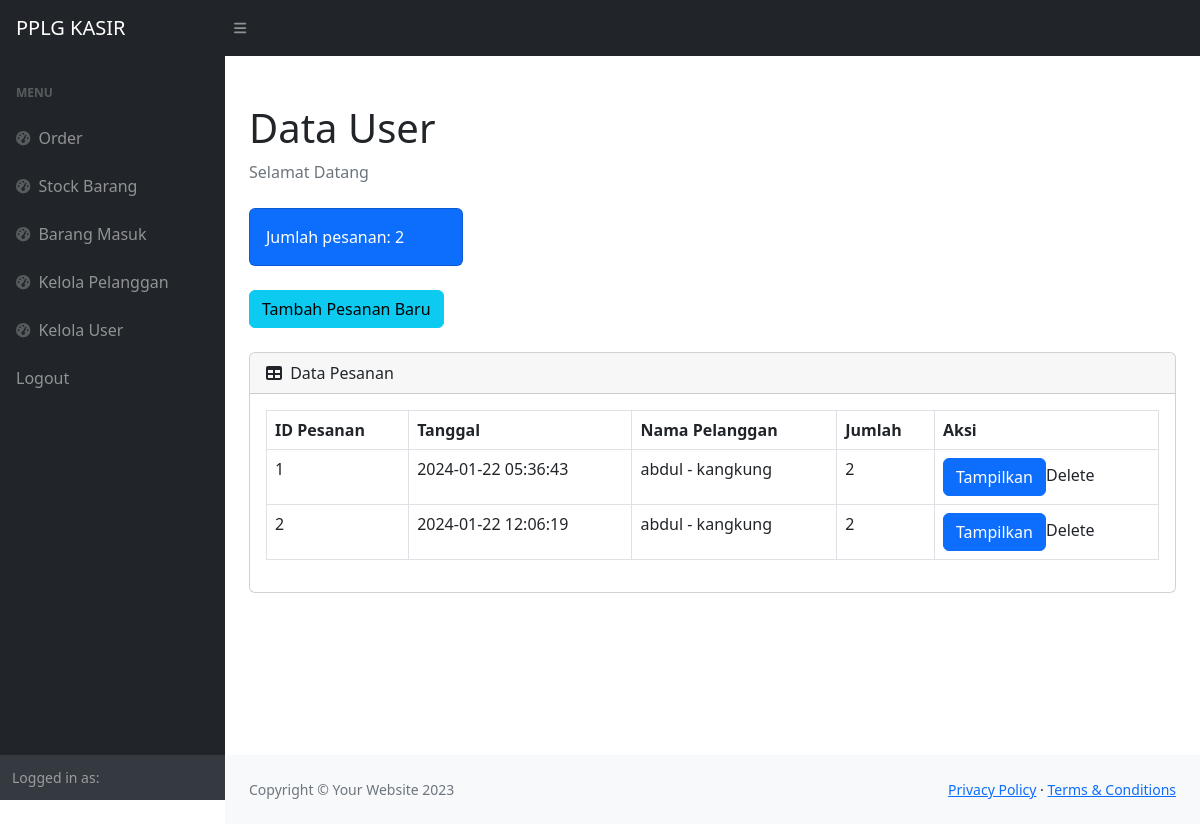
The page /user.php (signed in) on the database its author committed.
### tables this page shows
CREATE TABLE `penjualan` (
  `PenjualanID` int(11) NOT NULL,
  `TanggalPenjualan` timestamp NOT NULL DEFAULT current_timestamp() ON UPDATE current_timestamp(),
  `TotalHarga` decimal(10,2) NOT NULL,
  `PelangganID` int(11) NOT NULL
);

CREATE TABLE `pelanggan` (
  `PelangganID` int(11) NOT NULL,
  `NamaPelanggan` varchar(50) NOT NULL,
  `Alamat` text NOT NULL,
  `NomorTelepon` int(11) NOT NULL
);

### user.php (the view, shortened to what this page needs)
<?php
require 'ceklogin.php';
$h1 = mysqli_query($c, "select * from penjualan");
$h2 = mysqli_num_rows($h1);
?>
<!DOCTYPE html>
<html lang="en">
<head>
    <link href="https://cdn.jsdelivr.net/npm/simple-datatables@7.1.2/dist/style.min.css" rel="stylesheet" />
    <link href="css/styles.css" rel="stylesheet" />
</head>
<body class="sb-nav-fixed">
    <nav class="sb-topnav navbar navbar-expand navbar-dark bg-dark">
        <a class="navbar-brand ps-3" href="index.php">PPLG KASIR</a>
        <button class="btn btn-link btn-sm order-1 order-lg-0 me-4 me-lg-0" id="sidebarToggle" href="#!"><i class="fas fa-bars"></i></button>
    </nav>
    <div id="layoutSidenav">
        <div id="layoutSidenav_nav">
            <nav class="sb-sidenav accordion sb-sidenav-dark" id="sidenavAccordion">
                <div class="sb-sidenav-menu">
                    <div class="nav">
                    <?php
                       include 'sidebar.php'
                    ?>
            </nav>
        </div>
        <div id="layoutSidenav_content">
            <main>
                <div class="container-fluid px-4">
                    <h1 class="mt-4">Data User</h1>
                    <ol class="breadcrumb mb-4">
                        <li class="breadcrumb-item active">Selamat Datang</li>
                    </ol>
                    <div class="row">
                        <div class="col-xl-3 col-md-6">
                            <div class="card bg-primary text-white mb-4">
                                <div class="card-body">Jumlah pesanan: <?=$h2;?></div>
                            </div>
                        </div>
                    </div>
                    <button type="button" class="btn btn-info mb-4" data-bs-toggle="modal" data-bs-target="#myModal">
                        Tambah Pesanan Baru
                    </button>
                    <div class="card mb-4">
                        <div class="card-header">
                            <i class="fas fa-table me-1"></i>
                            Data Pesanan
                        </div>
                        <div class="card-body">
                            <div class="table-responsive">
                                <table class="table table-bordered" id="dataTable" width="100%" cellspacing="0">
                                    <thead>
                                        <tr>
                                            <th>ID Pesanan</th>
                                            <th>Tanggal</th>
                                            <th>Nama Pelanggan</th>
                                            <th>Jumlah</th>
                                            <th>Aksi</th>
                                        </tr>
                                    </thead>
                                    <tbody>
                                        <?php
                                        $get = mysqli_query($c, "select * from penjualan p, pelanggan pl where p.PelangganID=pl.
                                        PelangganID");
                                        while ($p = mysqli_fetch_array($get)) {
                                            $PenjualanID = $p['PenjualanID'];
                                            $Tanggal = $p['TanggalPenjualan'];
                                            $NamaPelanggan = $p['NamaPelanggan'];
                                            $Alamat = $p['Alamat'];
                                            $HitungJumlah = mysqli_query($c, "select * from detailpenjualan where
                                             PenjualanID='$PenjualanID'");
                                            $jumlah = @mysqli_num_rows($HitungJumlah);
                                        ?>
                                            <tr>
                                                <td><?= $PenjualanID ; ?></td>
                                                <td><?= $Tanggal; ?></td>
                                                <td><?= $NamaPelanggan; ?> - <?= $Alamat; ?></td>
                                                <td><?= $jumlah; ?></td>
                                                <td><a href="view.php?idp=<?= $PenjualanID;?>"
                                                class="btn btn-primary" target="_blank">Tampilkan</a>Delete</td>
                                            </tr>
                                        <?php
                                        };
                                        ?>
                                    </tbody>
                                </table>
                            </div>
                        </div>
                    </div>
                </div>
            </main>
            <footer class="py-4 bg-light mt-auto">
                <div class="container-fluid px-4">
                    <div class="d-flex align-items-center justify-content-between small">
                        <div class="text-muted">Copyright &copy; Your Website 2023</div>
                        <div>
                            <a href="#">Privacy Policy</a>
                            &middot;
                            <a href="#">Terms &amp; Conditions</a>
                        </div>
                    </div>
                </div>
            </footer>
        </div>
    </div>
</body>
</html>

### rows shown on the page
penjualan: PenjualanID "1", TanggalPenjualan "2024-01-22 05:36:43", PelangganID.NamaPelanggan "abdul", PelangganID.Alamat "kangkung", jumlah "2"
penjualan: PenjualanID "2", TanggalPenjualan "2024-01-22 12:06:19", PelangganID.NamaPelanggan "abdul", PelangganID.Alamat "kangkung", jumlah "2"

### other values the page prints
$h2 "2"
